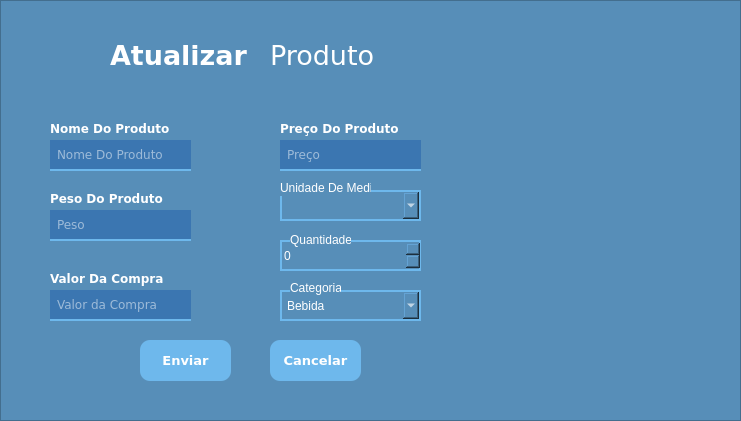
         <widget class="QFrame" name="frame_15">
          <property name="geometry">
           <rect>
            <x>0</x>
            <y>0</y>
            <width>741</width>
            <height>421</height>
           </rect>
          </property>
          <property name="maximumSize">
           <size>
            <width>16777215</width>
            <height>16777215</height>
           </size>
          </property>
          <property name="styleSheet">
           <string notr="true">background-color: rgb(87, 142, 184);</string>
          </property>
          <property name="frameShape">
           <enum>QFrame::StyledPanel</enum>
          </property>
          <property name="frameShadow">
           <enum>QFrame::Raised</enum>
          </property>
          <widget class="QLabel" name="label_35">
           <property name="geometry">
            <rect>
             <x>110</x>
             <y>40</y>
             <width>151</width>
             <height>31</height>
            </rect>
           </property>
           <property name="font">
            <font>
             <family>Verdana</family>
             <pointsize>20</pointsize>
             <weight>75</weight>
             <bold>true</bold>
            </font>
           </property>
           <property name="styleSheet">
            <string notr="true">color: rgb(255, 255, 255);</string>
           </property>
           <property name="text">
            <string>Atualizar</string>
           </property>
          </widget>
          <widget class="QLineEdit" name="lineEdit_22">
           <property name="geometry">
            <rect>
             <x>50</x>
             <y>210</y>
             <width>141</width>
             <height>31</height>
            </rect>
           </property>
           <property name="font">
            <font>
             <family>Verdana</family>
            </font>
           </property>
           <property name="styleSheet">
            <string notr="true">QLineEdit{background-color: rgb(255, 255, 255);
padding-left:5px;
border-top: none;
border-left: none;
border-right: none;
border-bottom: 2px solid rgb(110, 184, 236);
background-color: rgb(59, 118, 177);
	color: rgb(255, 255, 255);

}

QLineEdit:focus{
	border: 2px solid rgb(110, 184, 236);
}
QLineEdit:Hover{
	border: 2px solid rgb(110, 184, 236);
}</string>
           </property>
           <property name="placeholderText">
            <string>Peso</string>
           </property>
          </widget>
          <widget class="QLineEdit" name="lineEdit_23">
           <property name="geometry">
            <rect>
             <x>50</x>
             <y>290</y>
             <width>141</width>
             <height>31</height>
            </rect>
           </property>
           <property name="font">
            <font>
             <family>Verdana</family>
            </font>
           </property>
           <property name="styleSheet">
            <string notr="true">QLineEdit{background-color: rgb(255, 255, 255);
padding-left:5px;
border-top: none;
border-left: none;
border-right: none;
border-bottom: 2px solid rgb(110, 184, 236);
background-color: rgb(59, 118, 177);
	color: rgb(255, 255, 255);

}

QLineEdit:focus{
	border: 2px solid rgb(110, 184, 236);
}
QLineEdit:Hover{
	border: 2px solid rgb(110, 184, 236);
}</string>
           </property>
           <property name="placeholderText">
            <string>Valor da Compra</string>
           </property>
          </widget>
          <widget class="QPushButton" name="pushButton_34">
           <property name="geometry">
            <rect>
             <x>140</x>
             <y>340</y>
             <width>91</width>
             <height>41</height>
            </rect>
           </property>
           <property name="font">
            <font>
             <family>Verdana</family>
             <pointsize>10</pointsize>
             <weight>75</weight>
             <bold>true</bold>
            </font>
           </property>
           <property name="cursor">
            <cursorShape>PointingHandCursor</cursorShape>
           </property>
           <property name="styleSheet">
            <string notr="true">QPushButton{
	background-color: rgb(110, 184, 236);
	border: none;
	border-radius: 10px;
	color: White;
}

QPushButton:hover{
		
	background-color: rgb(59, 118, 177);
}</string>
           </property>
           <property name="text">
            <string>Enviar</string>
           </property>
          </widget>
          <widget class="QPushButton" name="pushButton_36">
           <property name="geometry">
            <rect>
             <x>40</x>
             <y>40</y>
             <width>31</width>
             <height>23</height>
            </rect>
           </property>
           <property name="cursor">
            <cursorShape>PointingHandCursor</cursorShape>
           </property>
           <property name="styleSheet">
            <string notr="true">border:none;</string>
           </property>
           <property name="text">
            <string/>
           </property>
           <property name="icon">
            <iconset>
             <normaloff>:/newPrefix/de-volta (1).png</normaloff>:/newPrefix/de-volta (1).png</iconset>
           </property>
           <property name="iconSize">
            <size>
             <width>24</width>
             <height>24</height>
            </size>
           </property>
          </widget>
          <widget class="QComboBox" name="comboBox_10">
           <property name="geometry">
            <rect>
             <x>280</x>
             <y>190</y>
             <width>141</width>
             <height>31</height>
            </rect>
           </property>
           <property name="styleSheet">
            <string notr="true">background-color: rgb(87, 142, 184);
color: rgb(255, 255, 255);
border: 2px solid rgb(110, 184, 236);
padding-left:5px;</string>
           </property>
           <item>
            <property name="text">
             <string/>
            </property>
           </item>
           <item>
            <property name="text">
             <string>Litros</string>
            </property>
           </item>
           <item>
            <property name="text">
             <string>Gramas</string>
            </property>
           </item>
           <item>
            <property name="text">
             <string>Quilos</string>
            </property>
           </item>
           <item>
            <property name="text">
             <string>Miligramas</string>
            </property>
           </item>
          </widget>
          <widget class="QLabel" name="label_38">
           <property name="geometry">
            <rect>
             <x>280</x>
             <y>180</y>
             <width>91</width>
             <height>16</height>
            </rect>
           </property>
           <property name="styleSheet">
            <string notr="true">color: rgb(255, 255, 255);</string>
           </property>
           <property name="text">
            <string>Unidade De Medida</string>
           </property>
          </widget>
          <widget class="QSpinBox" name="spinBox_5">
           <property name="geometry">
            <rect>
             <x>280</x>
             <y>240</y>
             <width>141</width>
             <height>31</height>
            </rect>
           </property>
           <property name="styleSheet">
            <string notr="true">background-color: rgb(87, 142, 184);
color: rgb(255, 255, 255);
border: 2px solid rgb(110, 184, 236);</string>
           </property>
           <property name="wrapping">
            <bool>false</bool>
           </property>
           <property name="buttonSymbols">
            <enum>QAbstractSpinBox::UpDownArrows</enum>
           </property>
           <property name="showGroupSeparator" stdset="0">
            <bool>false</bool>
           </property>
           <property name="maximum">
            <number>1000000000</number>
           </property>
          </widget>
          <widget class="QComboBox" name="comboBox_9">
           <property name="geometry">
            <rect>
             <x>280</x>
             <y>290</y>
             <width>141</width>
             <height>31</height>
            </rect>
           </property>
           <property name="styleSheet">
            <string notr="true">background-color: rgb(87, 142, 184);
color: rgb(255, 255, 255);
border: 2px solid rgb(110, 184, 236);
padding-left:5px;</string>
           </property>
           <item>
            <property name="text">
             <string>Bebida</string>
            </property>
           </item>
           <item>
            <property name="text">
             <string>Comida</string>
            </property>
           </item>
          </widget>
          <widget class="QLineEdit" name="lineEdit_24">
           <property name="geometry">
            <rect>
             <x>50</x>
             <y>140</y>
             <width>141</width>
             <height>31</height>
            </rect>
           </property>
           <property name="font">
            <font>
             <family>Verdana</family>
            </font>
           </property>
           <property name="styleSheet">
            <string notr="true">QLineEdit{background-color: rgb(255, 255, 255);
padding-left:5px;
border-top: none;
border-left: none;
border-right: none;
border-bottom: 2px solid rgb(110, 184, 236);
background-color: rgb(59, 118, 177);
	color: rgb(255, 255, 255);

}

QLineEdit:focus{
	border: 2px solid rgb(110, 184, 236);
}
QLineEdit:Hover{
	border: 2px solid rgb(110, 184, 236);
}</string>
           </property>
           <property name="placeholderText">
            <string>Nome Do Produto</string>
           </property>
          </widget>
          <widget class="QLineEdit" name="lineEdit_25">
           <property name="geometry">
            <rect>
             <x>280</x>
             <y>140</y>
             <width>141</width>
             <height>31</height>
            </rect>
           </property>
           <property name="font">
            <font>
             <family>Verdana</family>
            </font>
           </property>
           <property name="styleSheet">
            <string notr="true">QLineEdit{background-color: rgb(255, 255, 255);
padding-left:5px;
border-top: none;
border-left: none;
border-right: none;
border-bottom: 2px solid rgb(110, 184, 236);
background-color: rgb(59, 118, 177);
	color: rgb(255, 255, 255);

}

QLineEdit:focus{
	border: 2px solid rgb(110, 184, 236);
}
QLineEdit:Hover{
	border: 2px solid rgb(110, 184, 236);
}</string>
           </property>
           <property name="placeholderText">
            <string>Preço</string>
           </property>
          </widget>
          <widget class="QLabel" name="label_39">
           <property name="geometry">
            <rect>
             <x>290</x>
             <y>230</y>
             <width>61</width>
             <height>20</height>
            </rect>
           </property>
           <property name="styleSheet">
            <string notr="true">color: rgb(255, 255, 255);</string>
           </property>
           <property name="text">
            <string>Quantidade</string>
           </property>
          </widget>
          <widget class="QLabel" name="label_40">
           <property name="geometry">
            <rect>
             <x>290</x>
             <y>280</y>
             <width>51</width>
             <height>16</height>
            </rect>
           </property>
           <property name="styleSheet">
            <string notr="true">color: rgb(255, 255, 255);</string>
           </property>
           <property name="text">
            <string>Categoria</string>
           </property>
          </widget>
          <widget class="QPushButton" name="pushButton_35">
           <property name="geometry">
            <rect>
             <x>270</x>
             <y>340</y>
             <width>91</width>
             <height>41</height>
            </rect>
           </property>
           <property name="font">
            <font>
             <family>Verdana</family>
             <pointsize>10</pointsize>
             <weight>75</weight>
             <bold>true</bold>
            </font>
           </property>
           <property name="cursor">
            <cursorShape>PointingHandCursor</cursorShape>
           </property>
           <property name="styleSheet">
            <string notr="true">QPushButton{
	background-color: rgb(110, 184, 236);
	border: none;
	border-radius: 10px;
	color: White;
}

QPushButton:hover{
		
	background-color: rgb(59, 118, 177);
}</string>
           </property>
           <property name="text">
            <string>Cancelar</string>
           </property>
          </widget>
          <widget class="QLabel" name="label_34">
           <property name="geometry">
            <rect>
             <x>270</x>
             <y>40</y>
             <width>111</width>
             <height>31</height>
            </rect>
           </property>
           <property name="font">
            <font>
             <family>Verdana</family>
             <pointsize>20</pointsize>
            </font>
           </property>
           <property name="styleSheet">
            <string notr="true">color: rgb(255, 255, 255);</string>
           </property>
           <property name="text">
            <string>Produto</string>
           </property>
          </widget>
          <widget class="QLabel" name="label_36">
           <property name="geometry">
            <rect>
             <x>50</x>
             <y>120</y>
             <width>121</width>
             <height>16</height>
            </rect>
           </property>
           <property name="font">
            <font>
             <family>Verdana</family>
             <weight>75</weight>
             <bold>true</bold>
            </font>
           </property>
           <property name="styleSheet">
            <string notr="true">color: rgb(255, 255, 255);</string>
           </property>
           <property name="text">
            <string>Nome Do Produto</string>
           </property>
          </widget>
          <widget class="QLabel" name="label_52">
           <property name="geometry">
            <rect>
             <x>50</x>
             <y>190</y>
             <width>121</width>
             <height>16</height>
            </rect>
           </property>
           <property name="font">
            <font>
             <family>Verdana</family>
             <weight>75</weight>
             <bold>true</bold>
            </font>
           </property>
           <property name="styleSheet">
            <string notr="true">color: rgb(255, 255, 255);</string>
           </property>
           <property name="text">
            <string>Peso Do Produto</string>
           </property>
          </widget>
          <widget class="QLabel" name="label_53">
           <property name="geometry">
            <rect>
             <x>50</x>
             <y>270</y>
             <width>121</width>
             <height>16</height>
            </rect>
           </property>
           <property name="font">
            <font>
             <family>Verdana</family>
             <weight>75</weight>
             <bold>true</bold>
            </font>
           </property>
           <property name="styleSheet">
            <string notr="true">color: rgb(255, 255, 255);</string>
           </property>
           <property name="text">
            <string>Valor Da Compra</string>
           </property>
          </widget>
          <widget class="QLabel" name="label_54">
           <property name="geometry">
            <rect>
             <x>280</x>
             <y>120</y>
             <width>121</width>
             <height>16</height>
            </rect>
           </property>
           <property name="font">
            <font>
             <family>Verdana</family>
             <weight>75</weight>
             <bold>true</bold>
            </font>
           </property>
           <property name="styleSheet">
            <string notr="true">color: rgb(255, 255, 255);</string>
           </property>
           <property name="text">
            <string>Preço Do Produto</string>
           </property>
          </widget>
         </widget>
